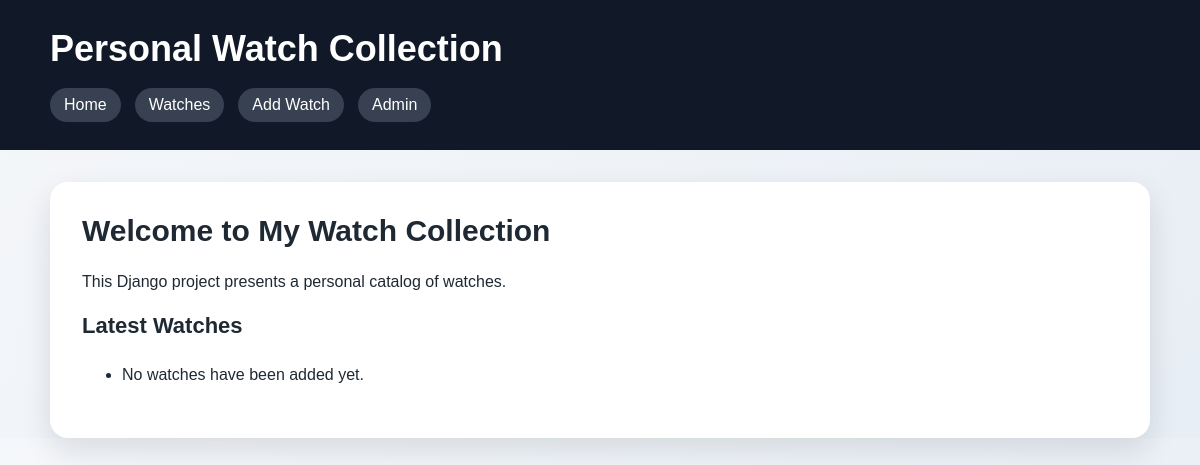
/, run on an earlier commit of the app's database.
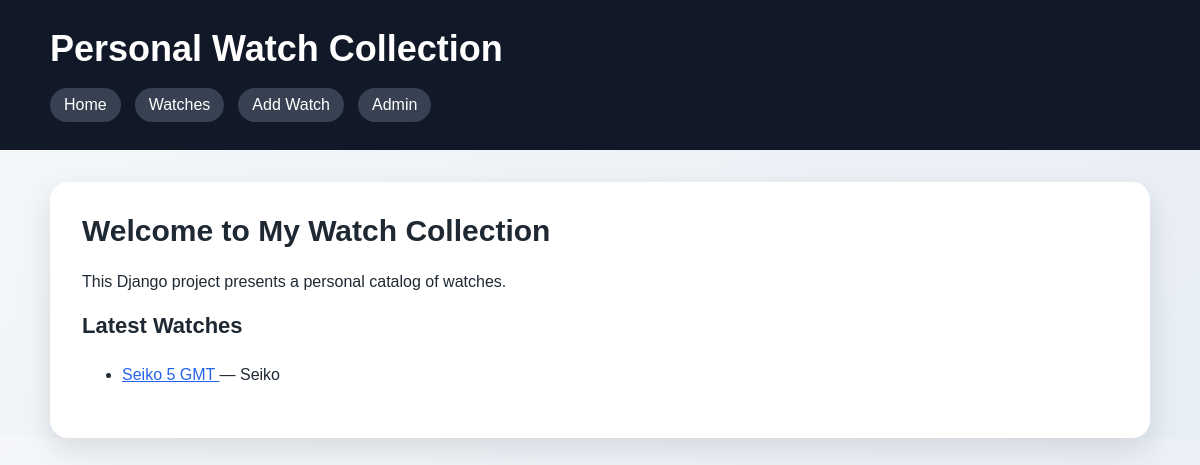
And on a later commit of the database.
### catalog/models.py (models this page shows, shortened)
class Watch(models.Model):
    name = models.CharField(max_length=200)
    brand = models.ForeignKey(Brand, on_delete=models.CASCADE)
    category = models.ForeignKey(Category, on_delete=models.CASCADE)
    movement_type = models.CharField(max_length=20, choices=MovementType.choices)
    price = models.DecimalField(max_digits=10, decimal_places=2)
    purchase_date = models.DateField()
    is_in_collection = models.BooleanField(default=True)
    description = models.TextField()
    tags = models.ManyToManyField(Tag, blank=True)
    created_at = models.DateTimeField(auto_now_add=True)

class Brand(models.Model):
    name = models.CharField(max_length=100)
    country = models.CharField(max_length=100)
    founded_year = models.IntegerField()
    description = models.TextField()

### catalog/views.py (the view)
# urls.py: path("", views.home, name="home"),
def home(request):
    watches = Watch.objects.all().order_by("-created_at")[:3]
    context = {"watches": watches}
    return render(request, "catalog/home.html", context)

### templates/catalog/home.html
{% extends "catalog/base.html" %} {% block content %}
<section>
  <h2>Welcome to My Watch Collection</h2>
  <p>This Django project presents a personal catalog of watches.</p>
  <h3>Latest Watches</h3>
  <ul>
    {% for watch in watches %}
    <li>
      <a href="{% url 'catalog:watch_detail' watch.id %}"> {{ watch.name }} </a>
      — {{ watch.brand.name }}
    </li>
    {% empty %}
    <li>No watches have been added yet.</li>
    {% endfor %}
  </ul>
</section>
{% endblock %}

What changed in the data, as far as the page shows it:
added Watch: name "Seiko 5 GMT", brand.name "Seiko"
Also different on the page:
text no longer shown: "No watches have been added yet."
